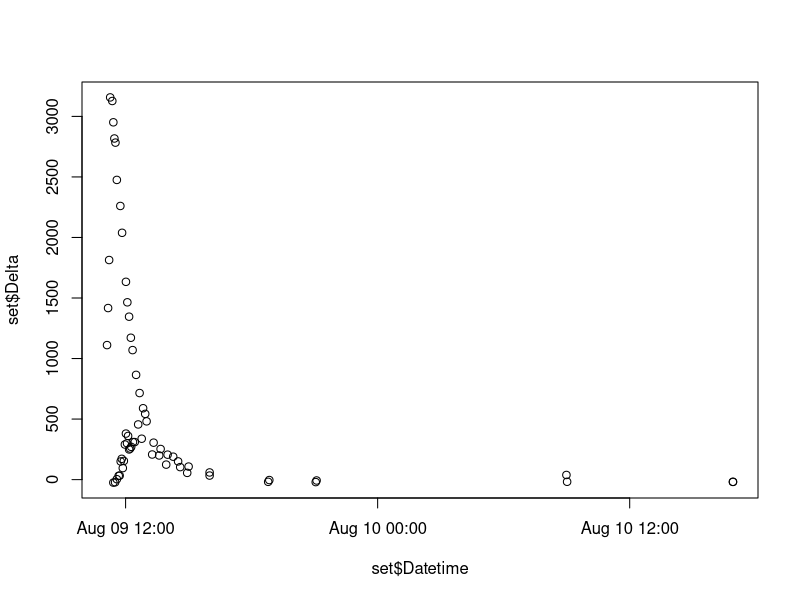
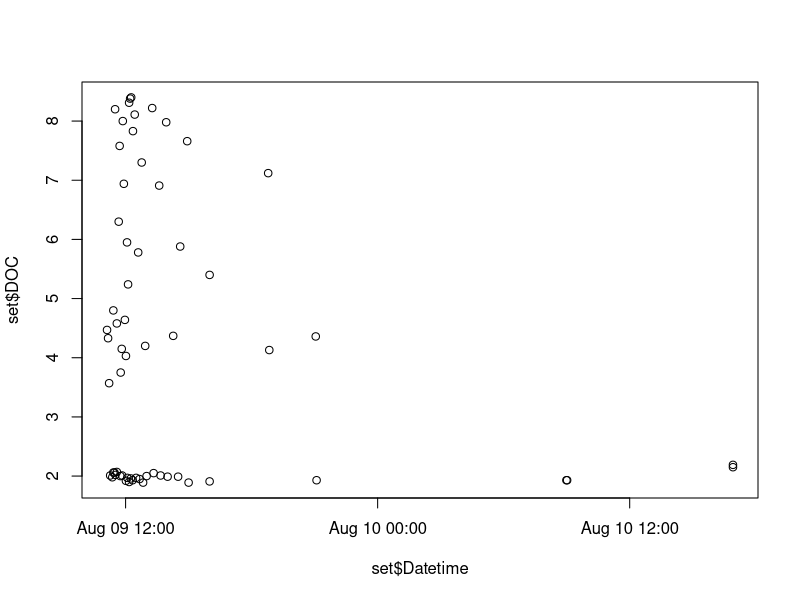
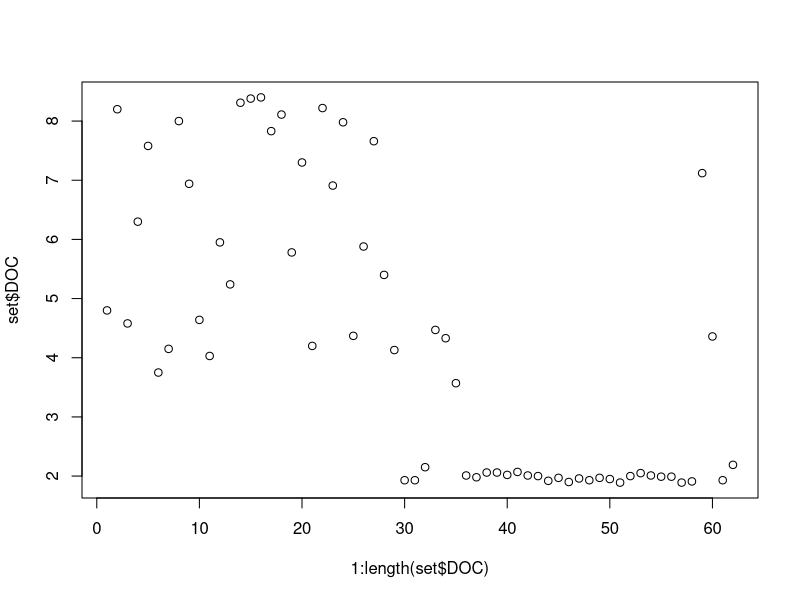
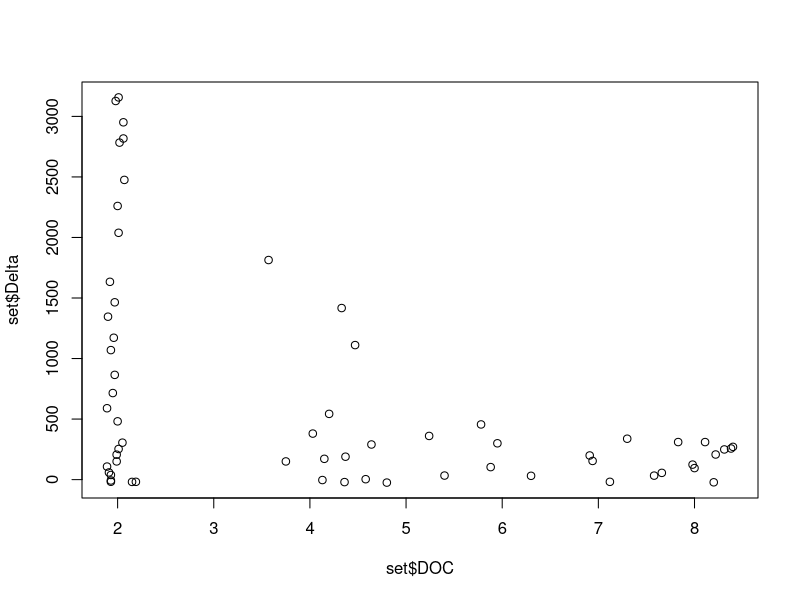

These figures' R source, in order:
library(tidyverse)
library(lubridate)

setwd("/Users/phill/Dropbox/Isotopes/sugarIsotopes/201120")

dat <- read_csv("13CAdditionData_CrestonLeachate_20190809(1).csv")
picarro <- read_csv("CFIDS2157_IsotopicData_20201120_210617.csv")
aurora <- read_csv("Hall_201120.csv")
doc <- read_csv("doc.csv")

inds <- c() #indices of samples in original data file
auroraSampleNumbers <- c() #Correspondings "Spl#" of the samples in the Aurora output
for(SampleID in doc$SampleID){
  inds <- c(inds, match(SampleID, dat$DOC.ID))
  auroraSampleNumbers <- c(auroraSampleNumbers, aurora$`Spl#`[match(SampleID, aurora$`Sample ID`)])
}

set<-dat[inds,] #Pick out rows of the samples we ran from the original data file
set$DOC <- doc$DOC #Attach DOC values from the DOC file

samplePicarroIndices <- c() #Indices of the samples we ran in the Picarro output
for (n in auroraSampleNumbers) {
  samplePicarroIndices <-
    c(samplePicarroIndices, match(n, picarro$`Sample Id`))
}

#Make list of Delta values of the samples from the Picarro output
deltas <- c()
for (i in samplePicarroIndices) {
  deltas <- c(deltas, picarro$`Delta 13C`[i])
}

set$Delta <- deltas #Attach delta values
set$Datetime <-
  mdy_hms(paste(as.character(set$SampleDate), as.character(set$SampleTime))) #Attach datetime for plots

plot(set$Datetime, set$Delta)
plot(set$Datetime, set$DOC)
plot(1:length(set$DOC), set$DOC)
plot(set$DOC, set$Delta)

dat$DOC <- NA
dat$Delta <- NA
#Write DOC and Deltas back to original file
for(i in 1:length(set$DOC.ID)){
  dat$DOC[match(set$DOC.ID[i],dat$DOC.ID)] <- set$DOC[i]
  dat$Delta[match(set$DOC.ID[i],dat$DOC.ID)] <- set$Delta[i]
}

write.csv(dat, file="13CAdditionData_CrestonLeachate_20190809(1)_Analyzed.csv")
